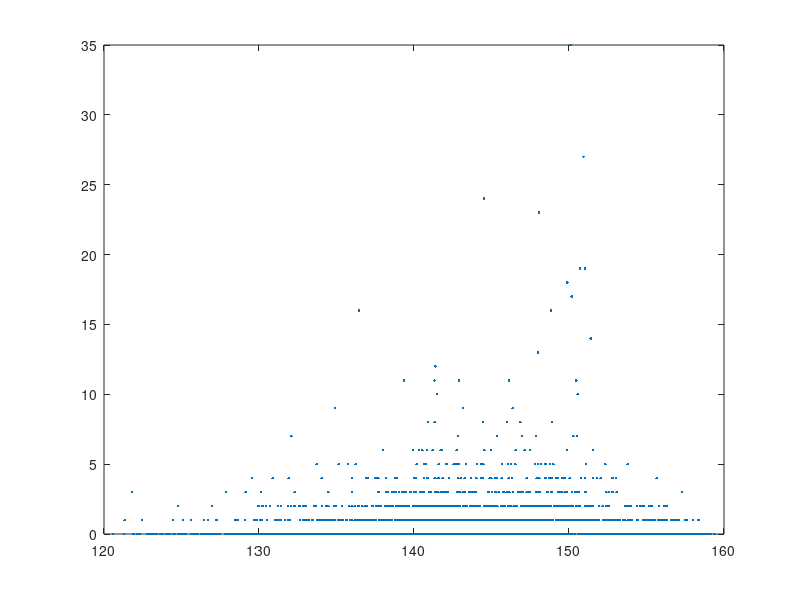
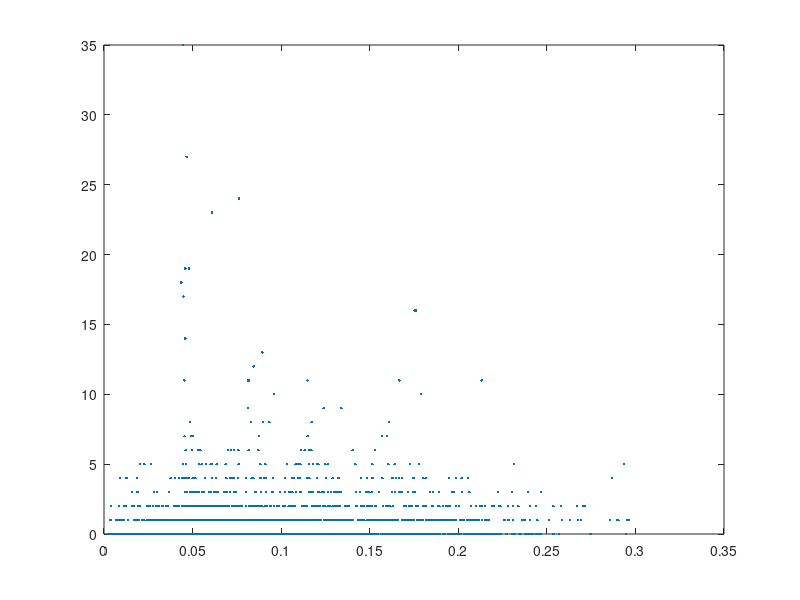

Here is the MATLAB script that generated these plots, in order:
load HA2_forest
I = ~isnan(bei_counts(:));
plot(reshape(bei_elev(I), [], 1), reshape(bei_counts(I), [], 1), '.')
figure; plot(reshape(bei_grad(I), [], 1), reshape(bei_counts(I), [], 1), '.')
